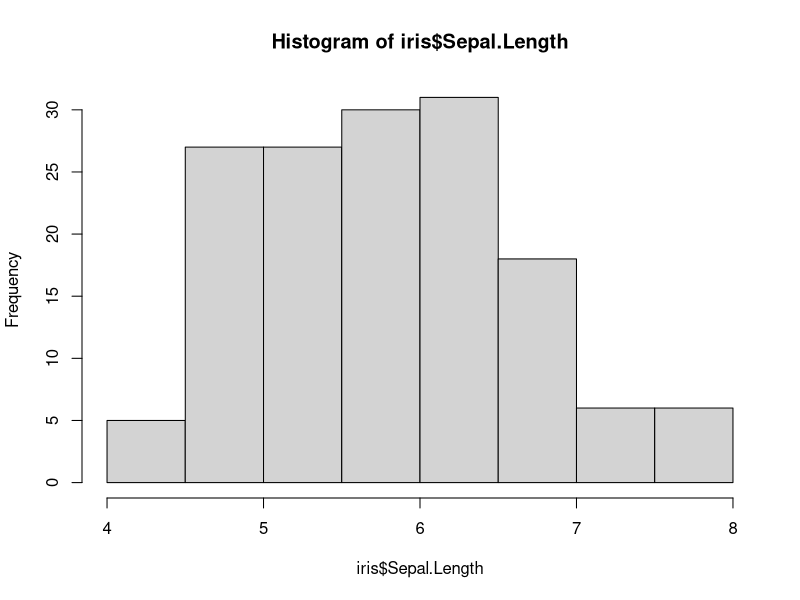
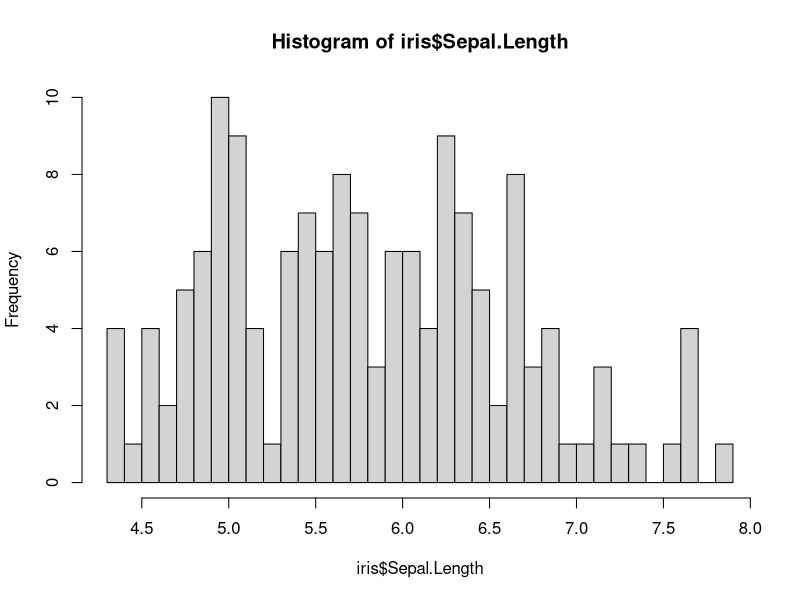
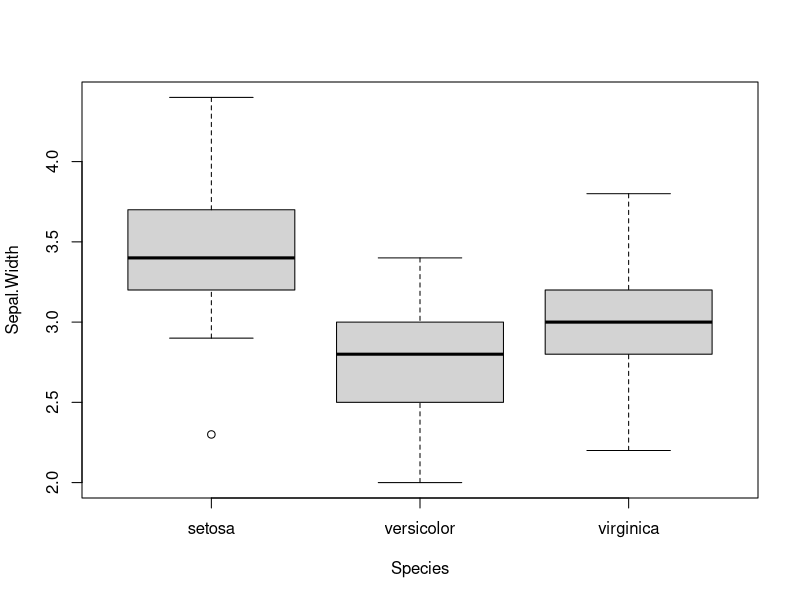
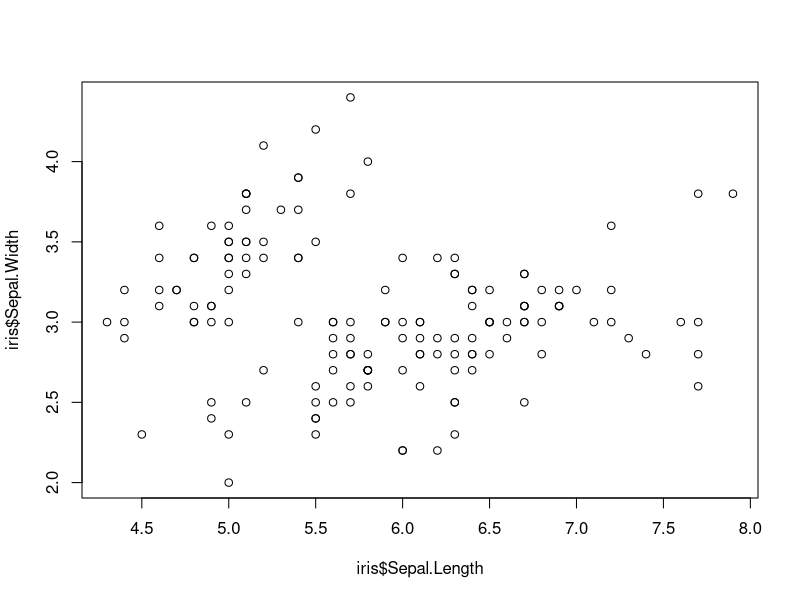
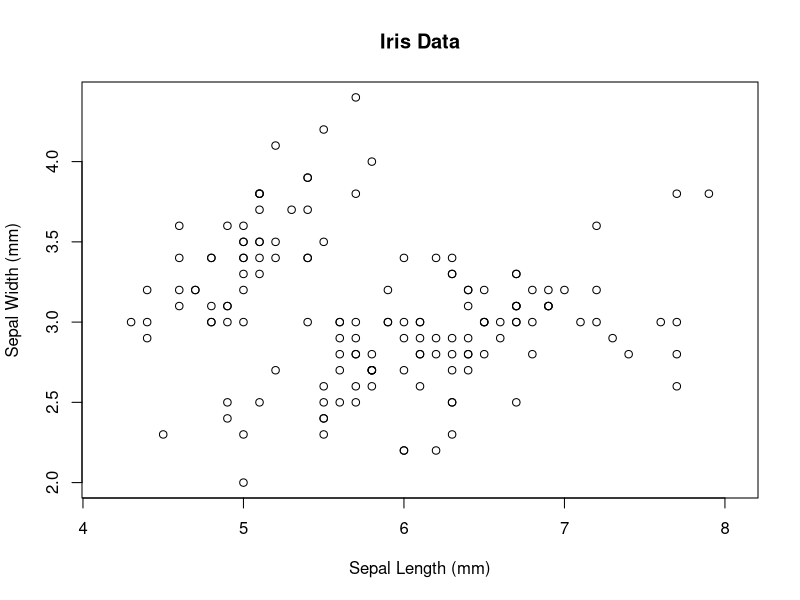
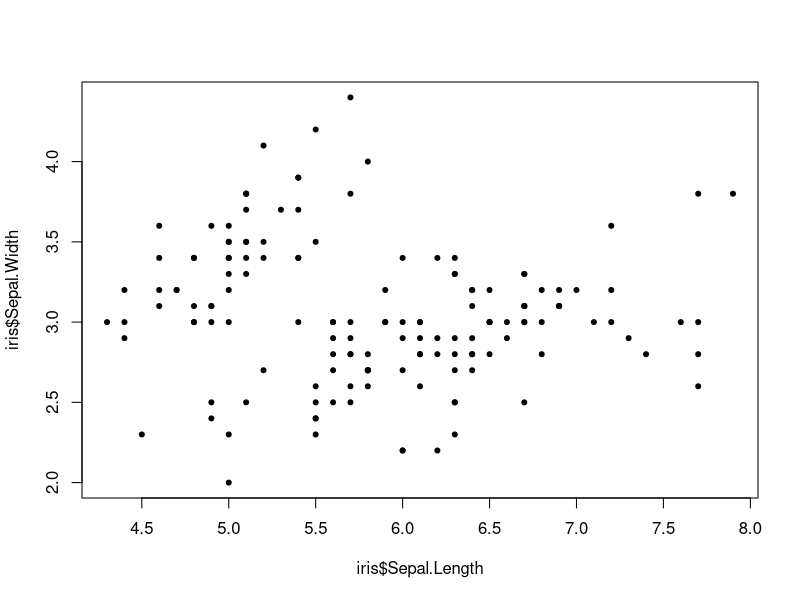
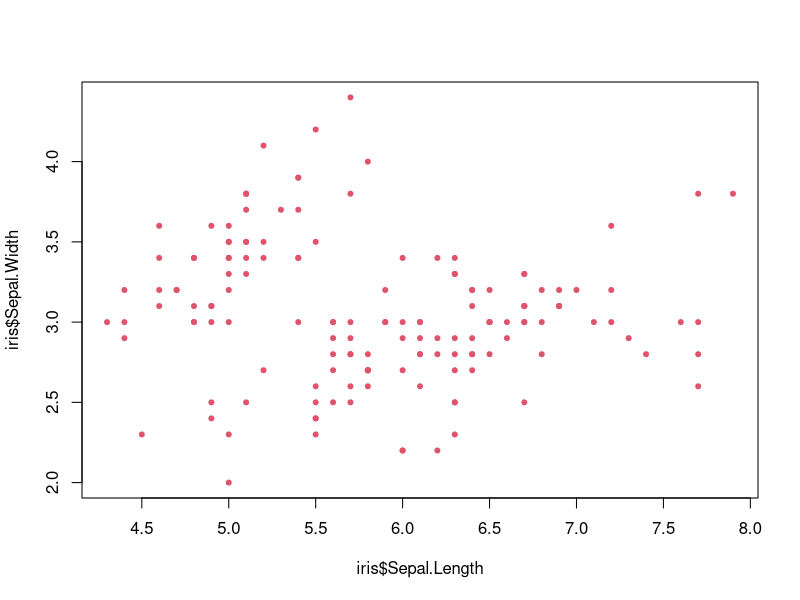
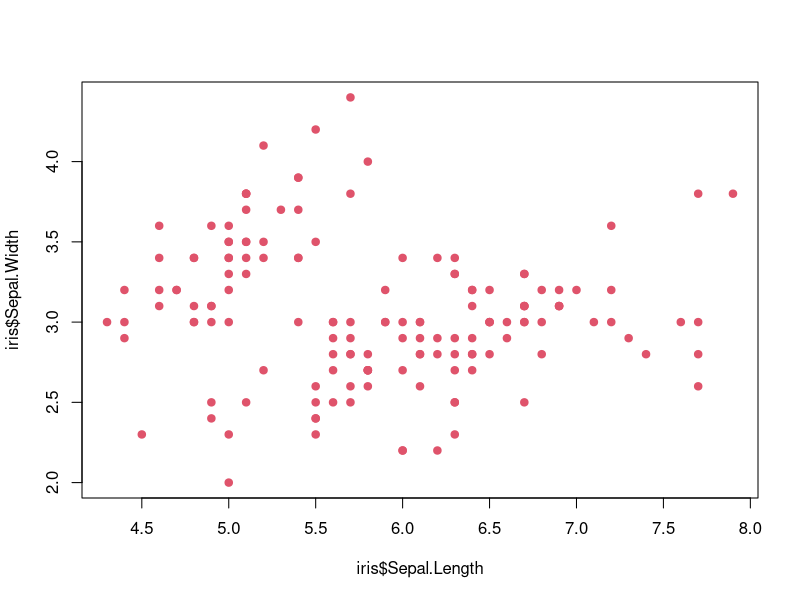

The R source for these figures, in order:
##Second day lecture

?iris


#High level plotting function

#histograms
hist(iris$Sepal.Length)
?hist
hist(iris$Sepal.Length, breaks = 30)

#boxplot
boxplot(Sepal.Width ~ Species, data = iris)

#plot
?plot

plot(x=iris$Sepal.Length, y=iris$Sepal.Width)

plot(x=iris$Sepal.Length, y=iris$Sepal.Width, main = "Iris Data", xlab = "Sepal Length (mm)", ylab = "Sepal Width (mm)", asp = 1) #observe asp == 1 special case.. read help


plot(x=iris$Sepal.Length, y= iris$Sepal.Width, pch = 20)
plot(x=iris$Sepal.Length, y= iris$Sepal.Width, pch = 20, col = 2)
plot(x=iris$Sepal.Length, y= iris$Sepal.Width, pch = 20, col = 2, cex = 1.5) #cex ? character extension 

plot(x=1:25, y=rep(1, 25), pch = 1:25, cex = 2, col = 1:25) #here you can see the default colours in R. 


#Map information of your data in parameter
plot(x= iris$Sepal.Length, y=iris$Sepal.Width, col = iris$Species)
legend('topright', legend = levels(iris$Species), pch=20, col=1:3)

abline(h=3)
abline(v = 6, col = "pink", lty=4, lwd = 5)
text(x= 6.5, y=4, labels="hello")
points(x=4.5, y=4, col="blue")

#Anther interesting function
pairs(iris[, -5])
pairs(iris[, -5], col = iris$Species)
pairs(iris)


#How tosave a plot outside
?png
getwd()
setwd('./data')
png(filename='my_plot.png', width = 500, height = 500)
